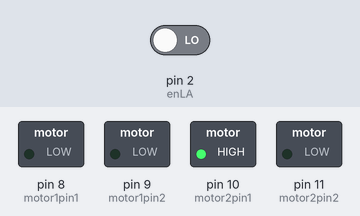
Bench run of a sketch on a simulated Arduino Uno, built with avr-gcc and run on an emulated ATmega328P. Parts: switched loads named in the sketch (green lamp = pin HIGH). Inputs (shaded band) come from the test bench; at power-on: pin 2 (enLA) LOW. What the sketch prints to the serial monitor is not drawn.

Above: at 0.1 s.
Timing chart, 0 to 1.6 s (numbered marks = the images above):
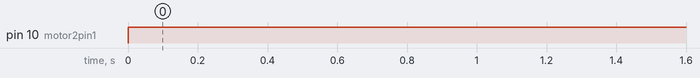

The sketch:

hw2_pulseperrev_measure.ino
```cpp
int motor1pin1 = 8;
int motor1pin2 = 9;

int motor2pin1 = 10;
int  motor2pin2 = 11;

int enLA = 2;
int enLB = 3;

int enRA = 20;
int enRB = 21;

int counter = 0;

void setup() {
  // put your setup code here, to run once:
  Serial.begin(9600);
  pinMode(enLA, INPUT);
  // pinMode(enLB, INPUT);
  // pinMode(enRA, INPUT);
  // pinMode(enRB, INPUT);
  // Setup interrupt
  attachInterrupt(digitalPinToInterrupt(enLA), myInterruptFunction, RISING);
  // attachInterrupt(digitalPinToInterrupt(enLB), leftEnISRA, RISING);

  // attachInterrupt(digitalPinToInterrupt(enRA), rightEnISRA, RISING);
  // attachInterrupt(digitalPinToInterrupt(enRB), rightEnISRB, RISING);

  pinMode(motor1pin1, OUTPUT);
  pinMode(motor1pin2, OUTPUT);
  pinMode(motor2pin1,  OUTPUT);
  pinMode(motor2pin2, OUTPUT);
}

void loop() {
  // put your main code here, to run repeatedly:
  counter = 0;
  while (counter <= 940) {
    Serial.println(counter);
    digitalWrite(motor2pin1, 128);
    digitalWrite(motor2pin2, LOW);
  }
  digitalWrite(motor2pin1, LOW);
  digitalWrite(motor2pin2, LOW);
  delay(2000);

}

void myInterruptFunction() {
  counter++;
}
```

Measured:
- by itself, pin 10 (motor2pin1): LOW → HIGH at 0.00 s
